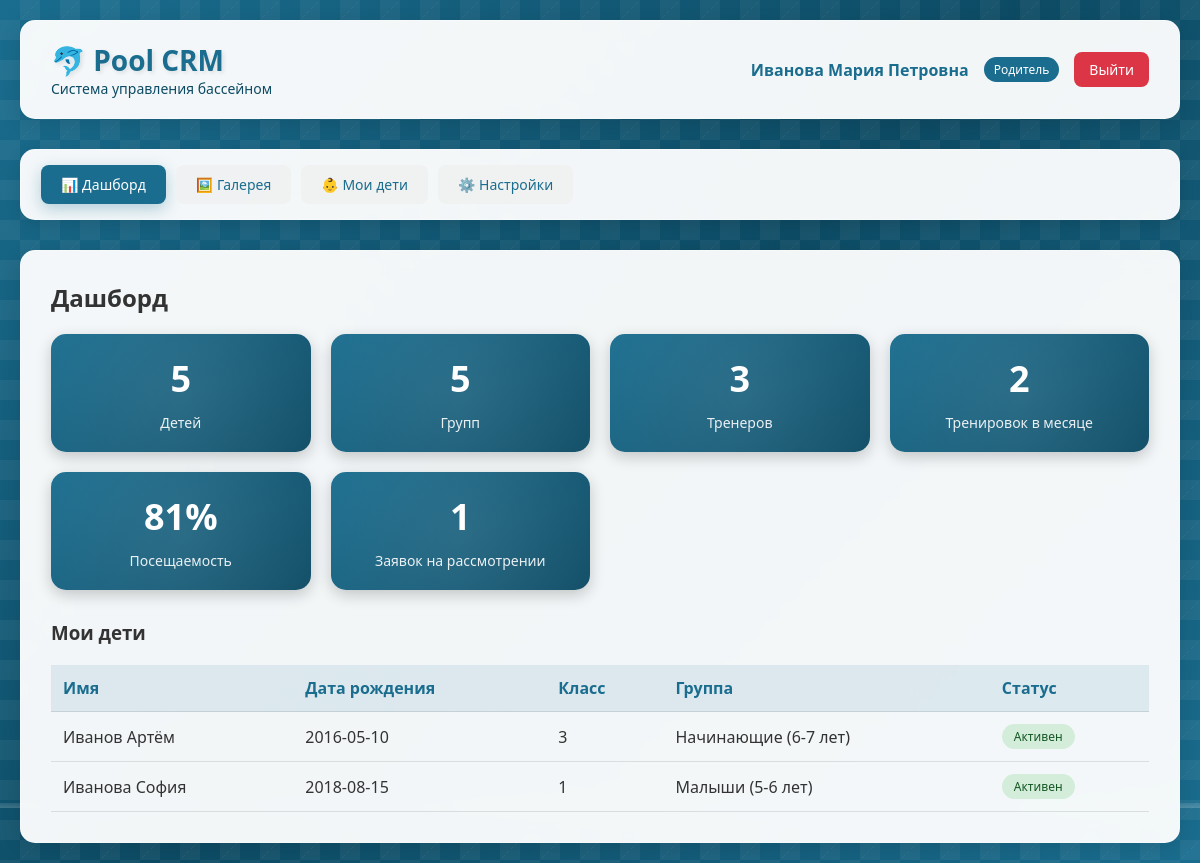
Page /dashboard (signed in) on the committed database.
### database.py (models this page shows)
class ParentDB(Base):
    __tablename__ = "parents"
    id = Column(Integer, primary_key=True, index=True)
    role = Column(SQLEnum(UserRole), default=UserRole.PARENT)
    name = Column(String, nullable=False)
    email = Column(String, unique=True, nullable=False, index=True)
    phone = Column(String)
    password = Column(String, nullable=False)
    is_vk_linked = Column(Boolean, default=False)
    vk_id = Column(Integer, unique=True, nullable=True)
    vk_link_code = Column(String(6), nullable=True)
    vk_code_expires_at = Column(DateTime, nullable=True)
    notify_absences = Column(Boolean, default=True)
    notify_reminders = Column(Boolean, default=True)
    is_active = Column(Boolean, default=True)
    created_at = Column(String, default=lambda: datetime.now().strftime("%d.%m.%Y %H:%M"))
    children = relationship("ChildDB", back_populates="parent", cascade="all, delete-orphan")
    applications = relationship("ApplicationDB", back_populates="parent")
    notifications = relationship("NotificationDB", back_populates="parent")

class ChildDB(Base):
    __tablename__ = "children"
    id = Column(Integer, primary_key=True, index=True)
    parent_id = Column(Integer, ForeignKey("parents.id"), nullable=False)
    name = Column(String, nullable=False)
    birthdate = Column(Date, nullable=False)
    class_num = Column(Integer)
    study_year = Column(Integer)
    medical_note = Column(String)
    medical_date = Column(Date)
    is_active = Column(Boolean, default=True)
    parent = relationship("ParentDB", back_populates="children")
    enrollments = relationship("EnrollmentDB", back_populates="child")
    attendances = relationship("AttendanceDB", back_populates="child")
    transfer_history = relationship("TransferHistoryDB", back_populates="child")
    transfer_requests = relationship("TransferRequestDB", back_populates="child")
    applications = relationship("ApplicationDB", back_populates="child")  # <-- ДОБАВИТЬ

class GroupDB(Base):
    __tablename__ = "groups"
    id = Column(Integer, primary_key=True, index=True)
    name = Column(String, nullable=False)
    level = Column(Integer, nullable=False)
    coach_id = Column(Integer, ForeignKey("coaches.id"))
    max_capacity = Column(Integer, default=12)
    age_tolerance = Column(Float, default=1.0)
    is_active = Column(Boolean, default=True)
    created_at = Column(String, default=lambda: datetime.now().strftime("%d.%m.%Y %H:%M"))
    coach = relationship("CoachDB", back_populates="groups")
    time_slots = relationship("TimeSlotDB", back_populates="group", cascade="all, delete-orphan")
    enrollments = relationship("EnrollmentDB", back_populates="group")
    trainings = relationship("TrainingDB", back_populates="group")
    applications = relationship("ApplicationDB", back_populates="group")
    transfer_history_from = relationship("TransferHistoryDB", foreign_keys="TransferHistoryDB.from_group_id", back_populates="from_group")
    transfer_history_to = relationship("TransferHistoryDB", foreign_keys="TransferHistoryDB.to_group_id", back_populates="to_group")
    transfer_requests_from = relationship("TransferRequestDB", foreign_keys="TransferRequestDB.from_group_id", back_populates="from_group")
    transfer_requests_to = relationship("TransferRequestDB", foreign_keys="TransferRequestDB.suggested_group_id", back_populates="suggested_group")

### main.py (the view)
@app.get("/dashboard", response_class=HTMLResponse)
async def dashboard(request: Request, db: Session = Depends(get_db)):
    user = get_current_user(request, db)
    if not user:
        return RedirectResponse(url="/login")
    children_count = db.query(ChildDB).filter(ChildDB.is_active == True).count()
    groups_count = db.query(GroupDB).filter(GroupDB.is_active == True).count()
    coaches_count = db.query(CoachDB).filter(CoachDB.is_active == True).count()
    today = date.today()
    trainings_this_month = db.query(TrainingDB).filter(TrainingDB.date >= date(today.year, today.month, 1), TrainingDB.date <= date(today.year, today.month, 28)).count()
    attendances = db.query(AttendanceDB).filter(AttendanceDB.status == AttendanceStatus.PRESENT).count()
    total_attendances = db.query(AttendanceDB).count()
    attendance_rate = round((attendances / total_attendances * 100) if total_attendances > 0 else 0)
    pending_applications = db.query(ApplicationDB).filter(ApplicationDB.status.in_([ApplicationStatus.NEW, ApplicationStatus.ON_REVIEW])).count()
    stats = {"children": children_count, "groups": groups_count, "coaches": coaches_count, "trainings_this_month": trainings_this_month, "attendance_rate": attendance_rate, "pending_applications": pending_applications}
    user_children = []
    if user["role"] == "parent":
        children = db.query(ChildDB).filter(ChildDB.parent_id == user["id"], ChildDB.is_active == True).all()
        for child in children:
            enrollment = db.query(EnrollmentDB).filter(EnrollmentDB.child_id == child.id, EnrollmentDB.status == EnrollmentStatus.ACTIVE).first()
            user_children.append({"id": child.id, "name": child.name, "birthdate": child.birthdate, "class_num": child.class_num, "group_name": enrollment.group.name if enrollment else None, "is_active": child.is_active})
    user["children"] = user_children
    return templates.TemplateResponse(name="dashboard.html", request=request, context={"request": request, "user": user, "stats": stats})

### templates/dashboard.html (shortened to what this page needs)
{% extends "base.html" %}
{% block content %}
<div class="action-bar">
    <h2>Дашборд</h2>
</div>
<div class="stats-grid">
    <div class="stat-card">
        <div class="stat-number">{{ stats.children }}</div>
        <div class="stat-label">Детей</div>
    </div>
    <div class="stat-card">
        <div class="stat-number">{{ stats.groups }}</div>
        <div class="stat-label">Групп</div>
    </div>
    <div class="stat-card">
        <div class="stat-number">{{ stats.coaches }}</div>
        <div class="stat-label">Тренеров</div>
    </div>
    <div class="stat-card">
        <div class="stat-number">{{ stats.trainings_this_month }}</div>
        <div class="stat-label">Тренировок в месяце</div>
    </div>
    <div class="stat-card">
        <div class="stat-number">{{ stats.attendance_rate }}%</div>
        <div class="stat-label">Посещаемость</div>
    </div>
    <div class="stat-card">
        <div class="stat-number">{{ stats.pending_applications }}</div>
        <div class="stat-label">Заявок на рассмотрении</div>
    </div>
</div>
{% if user.role == 'parent' and user.children %}
<h3>Мои дети</h3>
<table class="data-table">
    <thead>
        <tr>
            <th>Имя</th>
            <th>Дата рождения</th>
            <th>Класс</th>
            <th>Группа</th>
            <th>Статус</th>
        </tr>
    </thead>
    <tbody>
        {% for child in user.children %}
        <tr>
            <td>{{ child.name }}</td>
            <td>{{ child.birthdate }}</td>
            <td>{{ child.class_num or '-' }}</td>
            <td>{{ child.group_name or 'Не назначен' }}</td>
            <td>
                <span class="status-badge {% if child.is_active %}status-active{% else %}status-completed{% endif %}">
                    {% if child.is_active %}Активен{% else %}Неактивен{% endif %}
                </span>
            </td>
        </tr>
        {% endfor %}
    </tbody>
</table>
{% endif %}
{% endblock %}

### templates/base.html (shortened to what this page needs)
<!DOCTYPE html>
<html lang="ru">
<head>
    <link rel="stylesheet" href="/static/style.css">
</head>
<body>
    <div class="background-pool">
        <div class="bubbles"></div>
    </div>
    <div class="container">
        <div class="header">
            <div class="logo">
                <h1>🐬 Pool CRM</h1>
                <p>Система управления бассейном</p>
            </div>
            <div class="user-info">
                <span class="user-name">{{ user.name }}</span>
                <span class="user-role">
                    {% if user.role == 'admin' %}Администратор
                    {% elif user.role == 'coach' %}Тренер
                    {% else %}Родитель{% endif %}
                </span>
                <a href="/logout" class="logout-btn">Выйти</a>
            </div>
        </div>
        <div class="nav-menu">
            <a href="/dashboard" class="nav-link {% if request.url.path == '/dashboard' %}active{% endif %}">📊 Дашборд</a>
            <a href="/gallery" class="nav-link {% if request.url.path == '/gallery' %}active{% endif %}">🖼️ Галерея</a>
            {% if user.role == 'parent' %}
            <a href="/children" class="nav-link {% if request.url.path == '/children' %}active{% endif %}">👶 Мои дети</a>
            <a href="/profile" class="nav-link {% if request.url.path == '/profile' %}active{% endif %}">⚙️ Настройки</a>
            {% endif %}
        </div>
        <div class="content">
            {% block content %}{% endblock %}
        </div>
    </div>
</body>
</html>

### static/style.css (style rules this page uses)
* { margin: 0; padding: 0; box-sizing: border-box; }
body { font-family: 'Segoe UI', Tahoma, Geneva, Verdana, sans-serif; min-height: 100vh; color: #333; position: relative; overflow-x: hidden; }
.background-pool { position: fixed; top: 0; left: 0; width: 100%; height: 100%; z-index: -1; overflow: hidden; }
.bubbles { position: absolute; width: 100%; height: 100%; overflow: hidden; }
.container { max-width: 1200px; margin: 0 auto; padding: 20px; position: relative; z-index: 1; }
.header { background: rgba(255, 255, 255, 0.95); backdrop-filter: blur(10px); border-radius: 15px; padding: 20px 30px; margin-bottom: 30px; box-shadow: 0 5px 20px rgba(0,0,0,0.1); display: flex; justify-content: space-between; align-items: center; flex-wrap: wrap; border: 1px solid rgba(255, 255, 255, 0.3); }
.logo h1 { color: #1a6d8f; font-size: 28px; text-shadow: 2px 2px 4px rgba(0,0,0,0.1); }
.logo p { color: #0d4b64; font-size: 14px; }
.user-info { display: flex; align-items: center; gap: 15px; }
.user-name { font-weight: 600; color: #1a6d8f; }
.user-role { background: #1a6d8f; color: white; padding: 4px 10px; border-radius: 20px; font-size: 12px; }
.logout-btn { background: #dc3545; color: white; border: none; padding: 8px 15px; border-radius: 8px; cursor: pointer; text-decoration: none; font-size: 14px; transition: all 0.3s; }
.nav-menu { background: rgba(255, 255, 255, 0.95); backdrop-filter: blur(10px); border-radius: 15px; padding: 15px 20px; margin-bottom: 30px; box-shadow: 0 5px 15px rgba(0,0,0,0.1); display: flex; gap: 10px; flex-wrap: wrap; border: 1px solid rgba(255, 255, 255, 0.3); }
.nav-link { background: rgba(240, 240, 240, 0.8); border: none; padding: 10px 20px; border-radius: 8px; cursor: pointer; text-decoration: none; color: #1a6d8f; font-size: 14px; font-weight: 500; transition: all 0.3s; }
.nav-link.active { background: #1a6d8f; color: white; box-shadow: 0 5px 15px rgba(26, 109, 143, 0.3); }
.content { background: rgba(255, 255, 255, 0.95); backdrop-filter: blur(10px); border-radius: 15px; padding: 30px; box-shadow: 0 5px 20px rgba(0,0,0,0.1); min-height: 500px; border: 1px solid rgba(255, 255, 255, 0.3); }
.stats-grid { display: grid; grid-template-columns: repeat(auto-fit, minmax(250px, 1fr)); gap: 20px; margin-bottom: 30px; }
.stat-card { background: linear-gradient(135deg, #1a6d8f 0%, #0d4b64 100%); color: white; padding: 20px; border-radius: 15px; text-align: center; transition: all 0.3s; box-shadow: 0 5px 15px rgba(0,0,0,0.2); position: relative; overflow: hidden; }
.stat-card::before { content: ''; position: absolute; top: -50%; left: -50%; width: 200%; height: 200%; background: radial-gradient(circle, rgba(255,255,255,0.1) 0%, transparent 70%); animation: cardShine 4s linear infinite; }
.stat-number { font-size: 36px; font-weight: bold; margin-bottom: 10px; }
.stat-label { font-size: 14px; opacity: 0.9; }
.data-table { width: 100%; border-collapse: collapse; margin-top: 20px; }
.data-table th, .data-table td { padding: 12px; text-align: left; border-bottom: 1px solid rgba(0,0,0,0.1); }
.data-table th { background: rgba(26, 109, 143, 0.1); font-weight: 600; color: #1a6d8f; }
.status-badge { display: inline-block; padding: 4px 12px; border-radius: 20px; font-size: 12px; font-weight: 500; }
.status-active { background: #d4edda; color: #155724; }
.action-bar { display: flex; justify-content: space-between; align-items: center; margin-bottom: 20px; flex-wrap: wrap; gap: 15px; }

### rows in the picture
ParentDB: name "Иванова Мария Петровна"
ChildDB: name "Иванов Артём", birthdate "2016-05-10"
GroupDB: name "Начинающие (6-7 лет)"
ChildDB: name "Иванова София", birthdate "2018-08-15"
GroupDB: name "Малыши (5-6 лет)"

### other values in the picture
{{ stats.children }} "5"
{{ stats.groups }} "5"
{{ stats.coaches }} "3"
{{ stats.trainings_this_month }} "2"
{{ stats.attendance_rate }} "81"
{{ stats.pending_applications }} "1"
{{ child.class_num or '-' }} "3" "1"
